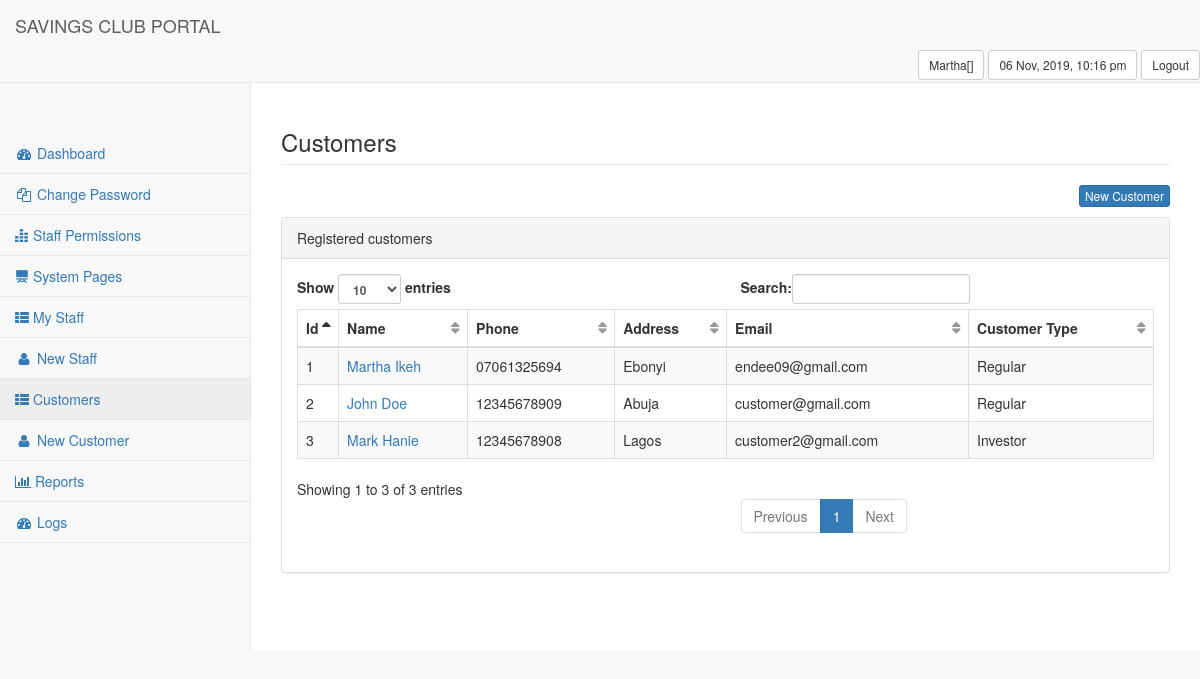
/portal/index.php?page=2 (signed in), run on the app's committed database.
### tables this page shows
CREATE TABLE IF NOT EXISTS `mc_customers` (
  `customer_id` int(11) NOT NULL AUTO_INCREMENT,
  `password` varchar(255) NOT NULL,
  `customer_status` int(3) DEFAULT NULL,
  `type_flag` int(3) DEFAULT NULL,
  `firstname` text,
  `lastname` text,
  `phone` varchar(11) NOT NULL,
  `email` varchar(64) DEFAULT NULL,
  `address` varchar(50) DEFAULT NULL,
  `customer_image` varchar(200) DEFAULT 'img/customers/customer.jpg',
  `timestamp_created` datetime DEFAULT CURRENT_TIMESTAMP,
  `staff` varchar(51) DEFAULT NULL,
  `savings_balance` double DEFAULT '0',
  PRIMARY KEY (`customer_id`),
  UNIQUE KEY `phone` (`phone`)
);

CREATE TABLE IF NOT EXISTS `mc_customer_types` (
  `type_id` int(11) NOT NULL AUTO_INCREMENT,
  `type_name` varchar(30) DEFAULT NULL,
  `type_description` varchar(50) DEFAULT NULL,
  `type_flag` int(1) DEFAULT NULL,
  `timestamp_updated` timestamp NULL DEFAULT CURRENT_TIMESTAMP ON UPDATE CURRENT_TIMESTAMP,
  `staff` varchar(21) NOT NULL,
  PRIMARY KEY (`type_id`)
);

### portal/models/class.customer.php (the view, shortened to what this page needs)
<?php
class CUSTOMER
{
    public function customer_list()
    {
        try
        {
              echo "
              <table width='100%' class='table table-striped table-bordered table-hover' id='dataTables-example'>
                <thead>
                    <tr>
                        <th>Id</th>
                        <th>Name</th>
                        <th>Phone</th>
                        <th>Address</th>
                        <th>Email</th>
                        <th>Customer Type</th>
                    </tr>
                </thead>
                <tbody>";
            global $mysqli;
            $stmt = $mysqli->query("SELECT * FROM mc_customers");
            while ($row = $stmt->fetch_assoc())
            {
                    $customer_status = $this->get_customer_status($row['customer_id']);
                    echo"
                      <tr>
                          <td>".$row['customer_id']."</td>
                          <td><a href='index.php?page=2.1&customer_id=".$row['customer_id']."'>".$row['firstname']." ".$row['lastname']."</a></td>
                          <td>".$row['phone']."</td>
                          <td>".$row['address']."</td>
                          <td>".$row['email']."</td>
                          <td>".$this->get_customer_type_name($row['type_flag'])."</td>
                      </tr>";
              }
              echo"
                </tbody>
            </table>";
            return true;
        }
        catch (Exception $e)
        {
            echo $e->errorMessage();
        }
    }
     public function get_customer_status($customer_id)
     {
        try
        {
          global $mysqli;
          $stmt = $mysqli->query("SELECT customer_status FROM mc_customers WHERE customer_id = $customer_id");
          $row = $stmt->fetch_assoc();
          $status_flag = $row['customer_status'];
          $stmt = $mysqli->query("SELECT status_name FROM mc_customer_status WHERE status_flag = $status_flag");
          $row = $stmt->fetch_assoc();
          return $row['status_name'];
        }
        catch (Exception $e)
        {
            echo $e->errorMessage();
        }
     }
     public function get_customer_type_name($type_flag)
     {
        try
        {
          global $mysqli;
          $stmt = $mysqli->prepare("SELECT type_name FROM mc_customer_types WHERE type_flag = '$type_flag'");
          $stmt->execute();
          $result = $stmt->get_result();
          $row = $result->fetch_assoc();
          return $row['type_name'];
        }
        catch (Exception $e)
        {
            echo $e->errorMessage();
        }
     }
}
?>

### data on the page
mc_customers: customer_id "1", firstname "Martha", lastname "Ikeh", phone "07061325694", address "Ebonyi", email "endee09@gmail.com", type_flag.type_name "Regular"
mc_customers: customer_id "2", firstname "John", lastname "Doe", phone "12345678909", address "Abuja", email "customer@gmail.com", type_flag.type_name "Regular"
mc_customers: customer_id "3", firstname "Mark", lastname "Hanie", phone "12345678908", address "Lagos", email "customer2@gmail.com", type_flag.type_name "Investor"

### other printed values
$_SESSION['display_name'] "Martha"
